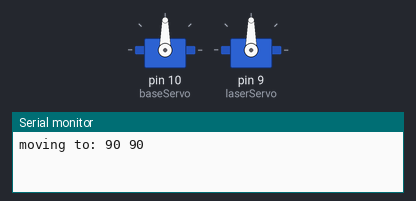
The sketch below on a simulated Arduino Uno, built with avr-gcc and run on an emulated ATmega328P. Parts: 2 × servo, the last lines printed to the serial monitor.

Above: at 0.05 s.
At 2.0 s:
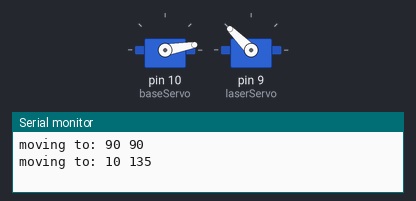
At 4.0 s:
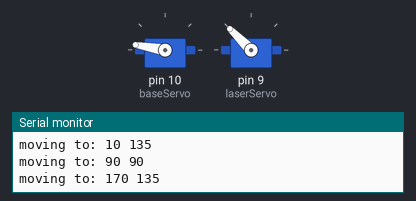
Timing chart, 0 to 5.2 s (numbered marks = the images above):
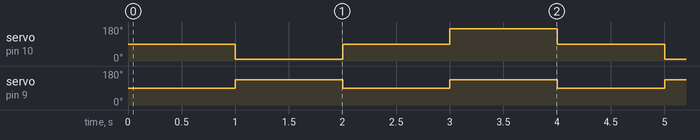

The sketch:

6.serialWithScenario.ino
```cpp
#include <Servo.h>

Servo baseServo;
int basePosition = 0;
Servo laserServo;
int laserPosition = 0;

void setup() {
 baseServo.attach(10);
 laserServo.attach(9);
 updatePositions();
 Serial.begin(115200);
}

void loop() {
  scenario();
}

void scenario(){
    basePosition = 90;
    laserPosition = 90;
    updatePositions();
    delay(1000);
    basePosition = 10;
    laserPosition = 135;
    updatePositions();
    delay(1000);
    basePosition = 90;
    laserPosition = 90;
    updatePositions();
    delay(1000);
    basePosition = 170;
    laserPosition = 135;
    updatePositions();
    delay(1000);
}

void updatePositions(){
    baseServo.write(basePosition);
    laserServo.write(laserPosition);
    Serial.print("moving to: ");Serial.print(basePosition);Serial.print(" ");Serial.println(laserPosition);
}
```

Measured:
- by itself, servo on pin 10 (baseServo): repeats every 4.0 s: 90° 1.0 s, 170° 1.0 s, 90° 1.0 s, 10° 1.0 s
- by itself, servo on pin 9 (laserServo): alternates 135° for 1.0 s and 90° for 1.0 s
